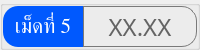
                     <widget class="QGroupBox" name="thickness_val_group_5">
                      <property name="minimumSize">
                       <size>
                        <width>0</width>
                        <height>50</height>
                       </size>
                      </property>
                      <property name="maximumSize">
                       <size>
                        <width>16777215</width>
                        <height>50</height>
                       </size>
                      </property>
                      <property name="styleSheet">
                       <string notr="true">color: rgb(255, 255, 255);</string>
                      </property>
                      <layout class="QHBoxLayout" name="horizontalLayout_21">
                       <property name="spacing">
                        <number>0</number>
                       </property>
                       <property name="leftMargin">
                        <number>0</number>
                       </property>
                       <property name="topMargin">
                        <number>0</number>
                       </property>
                       <property name="rightMargin">
                        <number>0</number>
                       </property>
                       <property name="bottomMargin">
                        <number>0</number>
                       </property>
                       <item>
                        <widget class="QLabel" name="thickness_val_title_5">
                         <property name="minimumSize">
                          <size>
                           <width>80</width>
                           <height>0</height>
                          </size>
                         </property>
                         <property name="maximumSize">
                          <size>
                           <width>80</width>
                           <height>16777215</height>
                          </size>
                         </property>
                         <property name="font">
                          <font>
                           <family>Kanit</family>
                           <pointsize>16</pointsize>
                           <italic>false</italic>
                           <bold>false</bold>
                           <underline>false</underline>
                           <strikeout>false</strikeout>
                          </font>
                         </property>
                         <property name="styleSheet">
                          <string notr="true">background-color: #0059fe;
border-top-left-radius: 15px;
border-bottom-left-radius: 15px;</string>
                         </property>
                         <property name="text">
                          <string>เม็ดที่ 5</string>
                         </property>
                         <property name="alignment">
                          <set>Qt::AlignCenter</set>
                         </property>
                        </widget>
                       </item>
                       <item>
                        <widget class="QFrame" name="thickness_val_frame_5">
                         <property name="minimumSize">
                          <size>
                           <width>0</width>
                           <height>0</height>
                          </size>
                         </property>
                         <property name="styleSheet">
                          <string notr="true">border: solid;
border-width: 1px;
border-color: rgb(121, 121, 121);
border-top-right-radius: 15px;
border-bottom-right-radius: 15px;</string>
                         </property>
                         <property name="frameShape">
                          <enum>QFrame::StyledPanel</enum>
                         </property>
                         <property name="frameShadow">
                          <enum>QFrame::Raised</enum>
                         </property>
                         <layout class="QHBoxLayout" name="horizontalLayout_22">
                          <item>
                           <widget class="QPushButton" name="thickness_val_5">
                            <property name="font">
                             <font>
                              <family>Kanit</family>
                              <pointsize>18</pointsize>
                             </font>
                            </property>
                            <property name="styleSheet">
                             <string notr="true">border: none;
color: rgb(100, 100, 100);</string>
                            </property>
                            <property name="text">
                             <string>XX.XX</string>
                            </property>
                           </widget>
                          </item>
                         </layout>
                        </widget>
                       </item>
                      </layout>
                     </widget>
